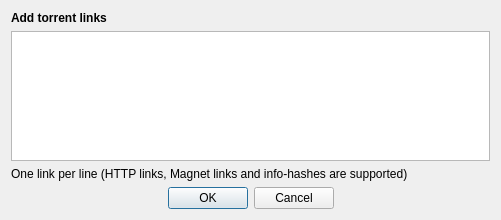
<?xml version="1.0" encoding="UTF-8"?>
<ui version="4.0">
 <class>DownloadFromURLDialog</class>
 <widget class="QDialog" name="DownloadFromURLDialog">
  <property name="geometry">
   <rect>
    <x>0</x>
    <y>0</y>
    <width>501</width>
    <height>220</height>
   </rect>
  </property>
  <property name="windowTitle">
   <string>Download from URLs</string>
  </property>
  <layout class="QVBoxLayout">
   <item>
    <widget class="QLabel" name="downloadURL_lbl">
     <property name="font">
      <font>
       <bold>true</bold>
      </font>
     </property>
     <property name="text">
      <string>Add torrent links</string>
     </property>
    </widget>
   </item>
   <item>
    <widget class="QTextEdit" name="textUrls">
     <property name="tabChangesFocus">
      <bool>true</bool>
     </property>
     <property name="acceptRichText">
      <bool>false</bool>
     </property>
    </widget>
   </item>
   <item>
    <widget class="QLabel" name="label_infos">
     <property name="font">
      <font>
       <italic>false</italic>
      </font>
     </property>
     <property name="text">
      <string>One link per line (HTTP links, Magnet links and info-hashes are supported)</string>
     </property>
    </widget>
   </item>
   <item>
    <widget class="QDialogButtonBox" name="buttonBox">
     <property name="standardButtons">
      <set>QDialogButtonBox::StandardButton::Cancel|QDialogButtonBox::StandardButton::Ok</set>
     </property>
     <property name="centerButtons">
      <bool>true</bool>
     </property>
    </widget>
   </item>
  </layout>
 </widget>
 <resources/>
 <connections/>
</ui>
